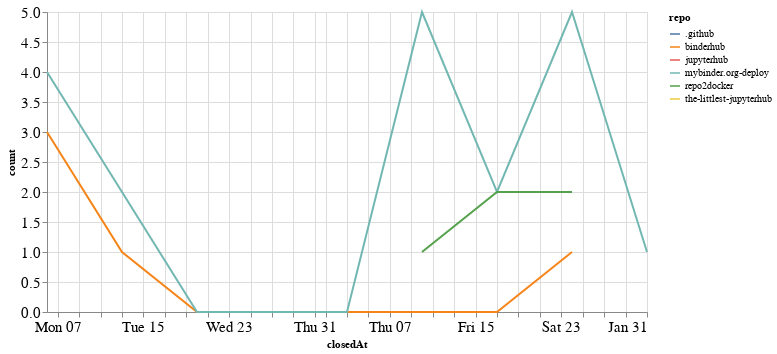

Here is the notebook cell this chart was saved with:
### Code cell
closed_by_time = closed_by.groupby('repo').resample('W', on='closedAt').count()['author'].reset_index()
closed_by_time = closed_by_time.rename(columns={'author': 'count'})

alt.Chart(closed_by_time, width=600).mark_line().encode(
    x='closedAt',
    y='count',
    color='repo',
    tooltip="repo"
)

### Figure 1 — Vega-Lite specification as saved in the notebook (floating-point values rounded to 4 significant figures)
{"config": {"axisLeft": {"labelFontSize": 15}, "axisBottom": {"labelFontSize": 15}}, "data": {"name": "data-e1e25a0efd40b8ba75f926015b285047"}, "mark": "line", "encoding": {"color": {"type": "nominal", "field": "repo"}, "tooltip": {"type": "nominal", "field": "repo"}, "x": {"type": "temporal", "field": "closedAt"}, "y": {"type": "quantitative", "field": "count"}}, "width": 600, "$schema": "https://vega.github.io/schema/vega-lite/v4.8.1.json", "datasets": {"data-e1e25a0efd40b8ba75f926015b285047": [{"repo": ".github", "closedAt": "2020-12-06T00:00:00", "count": 1}, {"repo": "binderhub", "closedAt": "2020-12-06T00:00:00", "count": 3}, {"repo": "binderhub", "closedAt": "2020-12-13T00:00:00", "count": 1}, {"repo": "binderhub", "closedAt": "2020-12-20T00:00:00", "count": 0}, {"repo": "binderhub", "closedAt": "2020-12-27T00:00:00", "count": 0}, {"repo": "binderhub", "closedAt": "2021-01-03T00:00:00", "count": 0}, {"repo": "binderhub", "closedAt": "2021-01-10T00:00:00", "count": 0}, {"repo": "binderhub", "closedAt": "2021-01-17T00:00:00", "count": 0}, {"repo": "binderhub", "closedAt": "2021-01-24T00:00:00", "count": 1}, {"repo": "jupyterhub", "closedAt": "2020-12-06T00:00:00", "count": 1}, {"repo": "mybinder.org-deploy", "closedAt": "2020-12-06T00:00:00", "count": 4}, {"repo": "mybinder.org-deploy", "closedAt": "2020-12-13T00:00:00", "count": 2}, {"repo": "mybinder.org-deploy", "closedAt": "2020-12-20T00:00:00", "count": 0}, {"repo": "mybinder.org-deploy", "closedAt": "2020-12-27T00:00:00", "count": 0}, {"repo": "mybinder.org-deploy", "closedAt": "2021-01-03T00:00:00", "count": 0}, {"repo": "mybinder.org-deploy", "closedAt": "2021-01-10T00:00:00", "count": 5}, {"repo": "mybinder.org-deploy", "closedAt": "2021-01-17T00:00:00", "count": 2}, {"repo": "mybinder.org-deploy", "closedAt": "2021-01-24T00:00:00", "count": 5}, {"repo": "mybinder.org-deploy", "closedAt": "2021-01-31T00:00:00", "count": 1}, {"repo": "repo2docker", "closedAt": "2021-01-10T00:00:00", "count": 1}, {"repo": "repo2docker", "closedAt": "2021-01-17T00:00:00", "count": 2}, {"repo": "repo2docker", "closedAt": "2021-01-24T00:00:00", "count": 2}, {"repo": "the-littlest-jupyterhub", "closedAt": "2021-01-24T00:00:00", "count": 1}]}}
